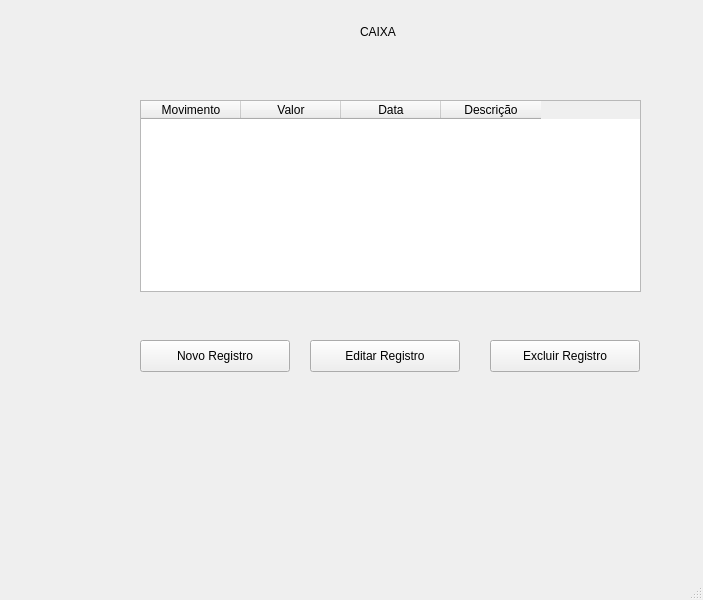
<?xml version="1.0" encoding="UTF-8"?>
<ui version="4.0">
 <class>MainWindow</class>
 <widget class="QMainWindow" name="MainWindow">
  <property name="geometry">
   <rect>
    <x>0</x>
    <y>0</y>
    <width>703</width>
    <height>600</height>
   </rect>
  </property>
  <property name="windowTitle">
   <string>MainWindow</string>
  </property>
  <widget class="QWidget" name="centralwidget">
   <widget class="QLabel" name="label">
    <property name="geometry">
     <rect>
      <x>360</x>
      <y>20</y>
      <width>89</width>
      <height>23</height>
     </rect>
    </property>
    <property name="text">
     <string>CAIXA</string>
    </property>
   </widget>
   <widget class="QTableWidget" name="tableWidget">
    <property name="geometry">
     <rect>
      <x>140</x>
      <y>100</y>
      <width>501</width>
      <height>192</height>
     </rect>
    </property>
    <column>
     <property name="text">
      <string>Movimento</string>
     </property>
    </column>
    <column>
     <property name="text">
      <string>Valor</string>
     </property>
    </column>
    <column>
     <property name="text">
      <string>Data</string>
     </property>
    </column>
    <column>
     <property name="text">
      <string>Descrição</string>
     </property>
    </column>
   </widget>
   <widget class="QPushButton" name="pushButton">
    <property name="geometry">
     <rect>
      <x>310</x>
      <y>340</y>
      <width>150</width>
      <height>32</height>
     </rect>
    </property>
    <property name="text">
     <string>Editar Registro</string>
    </property>
   </widget>
   <widget class="QPushButton" name="pushButton_2_excluir_registro">
    <property name="geometry">
     <rect>
      <x>490</x>
      <y>340</y>
      <width>150</width>
      <height>32</height>
     </rect>
    </property>
    <property name="text">
     <string>Excluir Registro</string>
    </property>
   </widget>
   <widget class="QPushButton" name="pushButton_3_novo_registro">
    <property name="geometry">
     <rect>
      <x>140</x>
      <y>340</y>
      <width>150</width>
      <height>32</height>
     </rect>
    </property>
    <property name="text">
     <string>Novo Registro</string>
    </property>
   </widget>
  </widget>
  <widget class="QMenuBar" name="menubar">
   <property name="geometry">
    <rect>
     <x>0</x>
     <y>0</y>
     <width>703</width>
     <height>28</height>
    </rect>
   </property>
  </widget>
  <widget class="QStatusBar" name="statusbar"/>
 </widget>
 <resources/>
 <connections/>
</ui>
